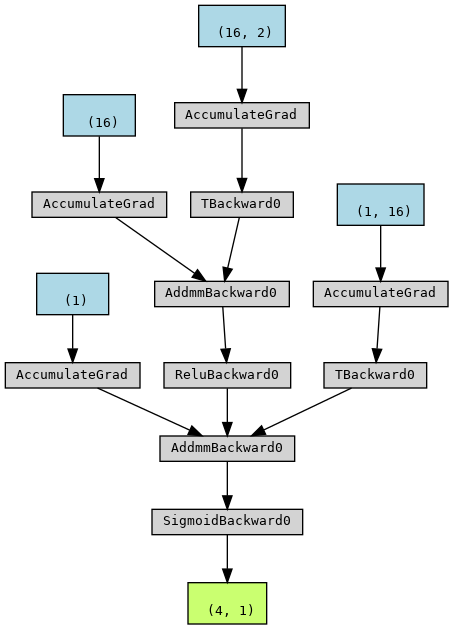

This chart was generated by the following Python code:
import sys
import torch
import torch.nn as nn
import torch.optim as optim
from torchviz import make_dot


NUM_EPOCHS = 10000
LEARNING_RATE = 0.01
SAVED_MODEL_FILE_NAME = "assets/model.pth"
INPUTS = {
    "xor": [[[0, 0], [0, 1], [1, 0], [1, 1]], [[0], [1], [1], [0]]],
    "and": [[[0, 0], [0, 1], [1, 0], [1, 1]], [[0], [0], [0], [1]]],
    "or": [[[0, 0], [0, 1], [1, 0], [1, 1]], [[0], [1], [1], [1]]]
}

type = sys.argv[1] if len(sys.argv) > 1 else "xor"
print(f"Truth Table: {type}")

class Model(nn.Module):
    def __init__(self):
        super(Model, self).__init__()
        self.fc1 = nn.Linear(2, 16)
        self.relu = nn.ReLU()
        self.fc2 = nn.Linear(16, 1)
        self.sigmoid = nn.Sigmoid()

    def forward(self, x):
        x = self.fc1(x)
        x = self.relu(x)
        x = self.fc2(x)
        x = self.sigmoid(x)
        return x

inputs = torch.tensor(INPUTS[type][0], dtype=torch.float32)
labels = torch.tensor(INPUTS[type][1], dtype=torch.float32)

model = Model()

criterion = nn.BCELoss()
optimizer = optim.SGD(model.parameters(), lr=LEARNING_RATE)

print(f"Training for {NUM_EPOCHS} epochs")
for epoch in range(NUM_EPOCHS):
    outputs = model(inputs)
    loss = criterion(outputs, labels)
    optimizer.zero_grad()
    loss.backward()
    optimizer.step()

torch.save(model.state_dict(), SAVED_MODEL_FILE_NAME)

make_dot(model(inputs)).render("model", format="png", cleanup=True)

with torch.no_grad():
    model = Model()
    model.load_state_dict(torch.load(SAVED_MODEL_FILE_NAME))
    model.eval()
    print(model(inputs).numpy())
    outputs = model(torch.tensor([0,0], dtype=torch.float32))
    print(outputs.numpy())
